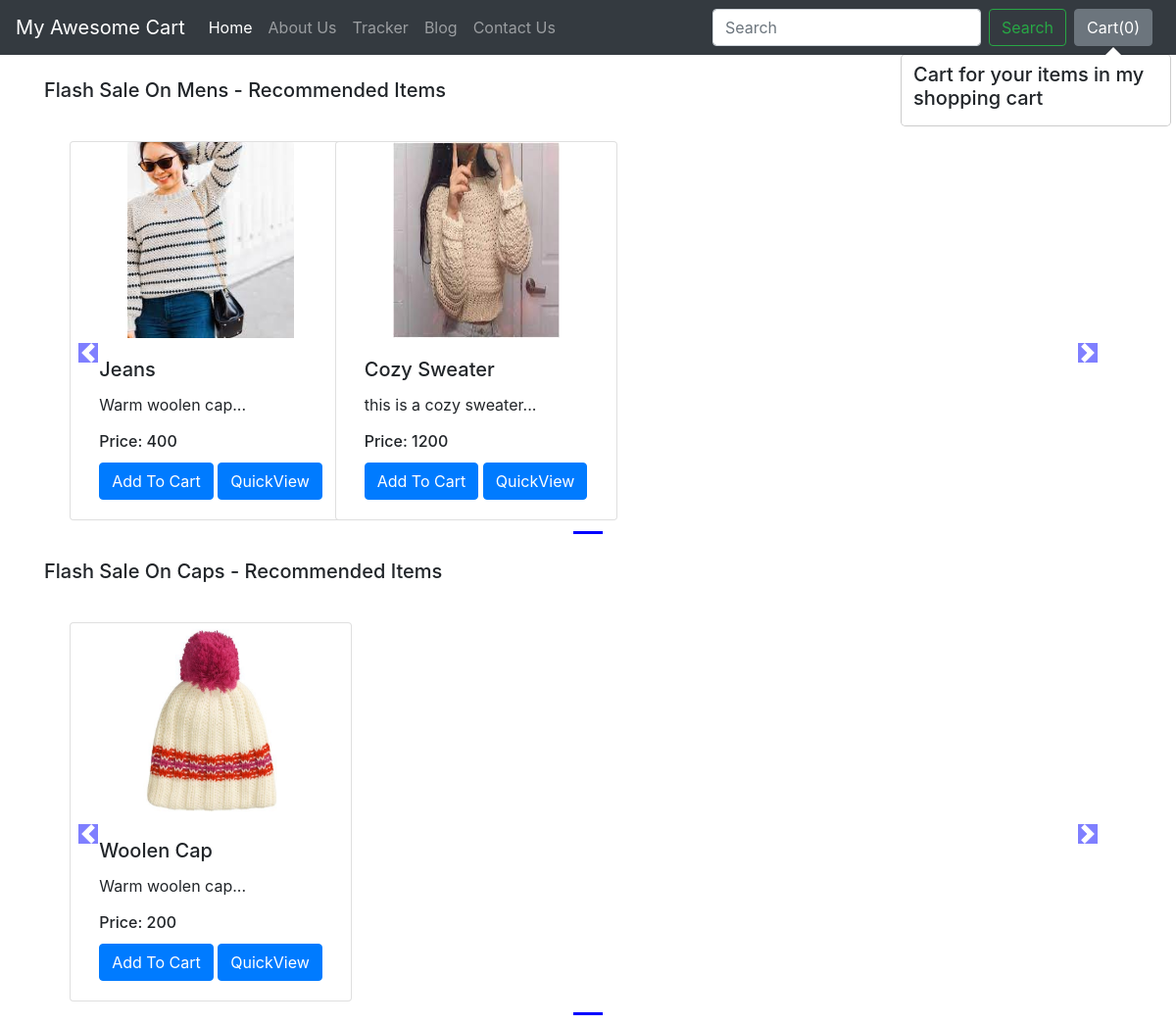
The app's page /shop/ with its own data.
### shop/models.py (models this page shows, shortened)
class Product(models.Model):
    product_id = models.AutoField
    product_name = models.CharField(max_length=50)
    category = models.CharField(max_length=50, default="")
    subcategory = models.CharField(max_length=50, default="")
    price = models.IntegerField(default=0)
    desc = models.CharField(max_length=300)
    pub_date = models.DateField()
    image = models.ImageField(upload_to='shop/images', default="")

### shop/views.py (the view)
# urls.py: path("", views.index, name="blogHome"),
def index(request):
    allProds = []
    catprods = Product.objects.values('category', 'id')
    cats = {item['category'] for item in catprods}
    for cat in cats:
        prod = Product.objects.filter(category=cat)
        n = len(prod)
        nSlides = n // 4 + ceil((n / 4) - (n // 4))
        allProds.append([prod, range(1, nSlides), nSlides])
    params = {'allProds':allProds}
    return render(request, 'shop/index.html', params)

### shop/templates/shop/index.html (shortened to what this page needs)
{% extends 'shop/basic.html' %}
{% block body %}
{% load static %}
<div class="container">
    {% for product, range, nSlides in allProds %}
    <h5 class="my-4">Flash Sale On {{product.0.category}} - Recommended Items</h5>
    <div class="row">
        <div id="demo{{forloop.counter}}" class="col carousel slide my-3" data-ride="carousel">
            <ul class="carousel-indicators">
                <li data-target="#demo{{forloop.counter}}" data-slide-to="0" class="active"></li>
            </ul>
            <div class="container carousel-inner no-padding">
                <div class="carousel-item active">
                    {% for i in product %}
                    <div class="col-xs-3 col-sm-3 col-md-3">
                        <div class="card align-items-center" style="width: 18rem;">
                            <img src='/media/{{i.image}}' class="card-img-top" alt="...">
                            <div class="card-body">
                                <h5 class="card-title" id="namepr{{i.id}}">{{i.product_name}}</h5>
                                <p class="card-text">{{i.desc|slice:"0:53"}}...</p>
                                <h6 class="card-title" >Price: <span id="pricepr{{i.id}}">{{i.price}}</span></h6>
                                <span id="divpr{{i.id}}" class="divpr">
                                    <button id="pr{{i.id}}" class="btn btn-primary cart">Add To Cart</button>
                                </span>
                                <a href="/shop/products/{{i.id}}"><button id="qv{{i.id}}" class="btn btn-primary cart">QuickView</button></a>
                            </div>
                        </div>
                    </div>
                    {% endfor %}
                </div>
            </div>
        </div>
        <a class="carousel-control-prev" href="#demo{{forloop.counter}}" data-slide="prev">
            <span class="carousel-control-prev-icon"></span>
        </a>
        <a class="carousel-control-next" href="#demo{{forloop.counter}}" data-slide="next">
            <span class="carousel-control-next-icon"></span>
        </a>
    </div>
    {% endfor %}
</div>
{% endblock %}

### shop/templates/shop/basic.html (shortened to what this page needs)
<!doctype html>
<html lang="en">
  <head>
    <link rel="stylesheet" href="https://stackpath.bootstrapcdn.com/bootstrap/4.2.1/css/bootstrap.min.css">
  </head>
  <body>
    <nav class="navbar navbar-expand-lg navbar-dark bg-dark">
  <a class="navbar-brand" href="/shop">My Awesome Cart</a>
  <div class="collapse navbar-collapse" id="navbarSupportedContent">
    <ul class="navbar-nav mr-auto">
      <li class="nav-item active">
        <a class="nav-link" href="/shop">Home <span class="sr-only">(current)</span></a>
      </li>
      <li class="nav-item">
        <a class="nav-link" href="/shop/about">About Us</a>
      </li>
      <li class="nav-item">
        <a class="nav-link" href="/shop/tracker">Tracker</a>
      </li>
      <li class="nav-item">
        <a class="nav-link" href="/blog">Blog</a>
      </li>
       <li class="nav-item">
        <a class="nav-link" href="/shop/contact">Contact Us</a>
      </li>
    </ul>
    <form method='get' action='/shop/search/' class="form-inline my-2 my-lg-0">
      <input class="form-control mr-sm-2" type="search" placeholder="Search" aria-label="Search" name="search" id="search">
      <button class="btn btn-outline-success my-2 my-sm-0" type="submit">Search</button>
    </form>
    <button type="button" class="btn btn-secondary mx-2" id="popcart" data-container="body" data-toggle="popover" data-placement="bottom" data-html="true" data-content="Vivamus
sagittis lacus vel augue laoreet rutrum faucibus.">
  Cart(<span id="cart">0</span>)
</button>
  </div>
</nav>
  {% block body %} {% endblock %}
  </body>
</html>

### records on screen
Product: category "Mens", image (picture), product_name "Jeans", desc "Warm woolen cap", price "400"
Product: image (picture), product_name "Cozy Sweater", desc "this is a cozy sweater", price "1200"
Product: category "Caps", image (picture), product_name "Woolen Cap", desc "Warm woolen cap", price "200"
